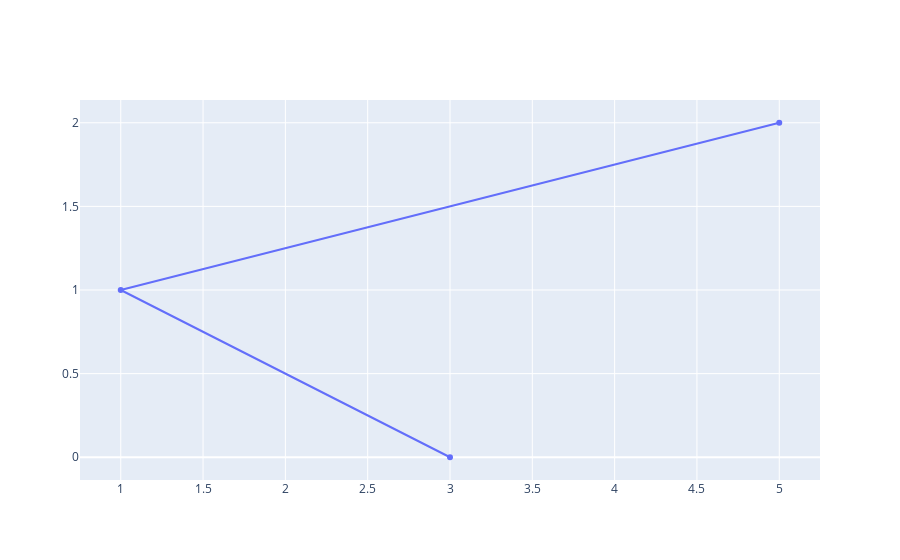

Notebook code cell kept with this figure:
### Code cell
offline.iplot([{'x': [3, 1, 5]}])

### Figure 1 — Plotly figure (JSON) as saved in the notebook; plotly's stock layout.template omitted (floating-point values rounded to 4 significant figures)
{"data": [{"type": "scatter", "x": [3, 1, 5]}], "layout": {}}
